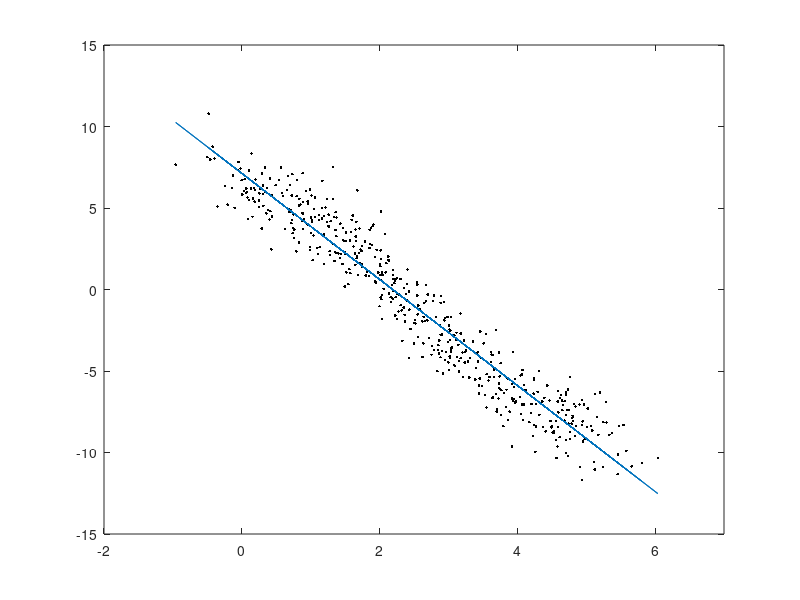

Source code (MATLAB):
%% EMEC 303 
%  Least Squares fitting
clear; clc;

%% Create Noisy data
% Number of data points
N = 500;

% Create N random data points from 0 to 5
x = linspace(0,5,N) + 0.5*randn(1,N);

% Data values
y = 6.5 - 3*x + sin(2*pi*x/5) + 1.25*randn(1,N);

% Plot points
figure(1); clf(1);
plot(x,y,'.k');
axis([-2 7 -15 15]);

%matrix Sol
M = zeros(2,2);
b = zeros(2,1);

M(1,1) = N;
M(1,2) = sum(x);
M(2,1) = sum(x);
M(2,2) = sum(x.^2);

b(1,1) = sum(y);
b(2,1) = sum(y.*x);

a = M\b

ytrend = a(1) + a(2)*x;

hold on
plot(x,ytrend)


%Sr
Sr = 0;
for i = 1:N
    Sr = Sr + (y(i)-a(1)-a(2)*x(i))^2;
end

%St
St = 0;
for i = 1:N
    St = St + (y(i)-mean(y))^2;
end

%Coeff det
R2 = (St-Sr)/St;

%Standard error
Syx = sqrt(Sr/(N-2));
disp("Standard error :" + Syx);